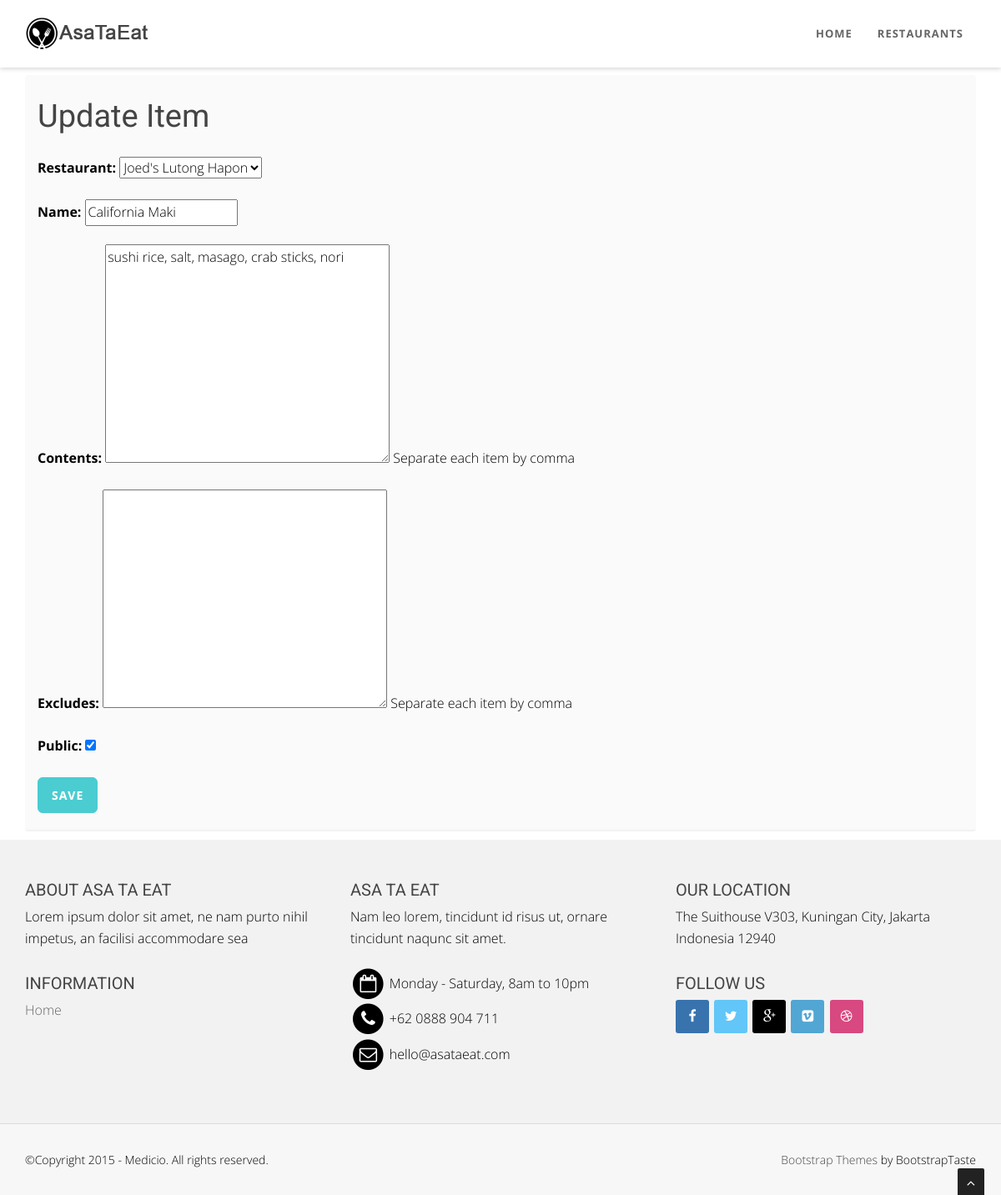
The page /items/1/edit/ (signed in) on the database as committed earlier.
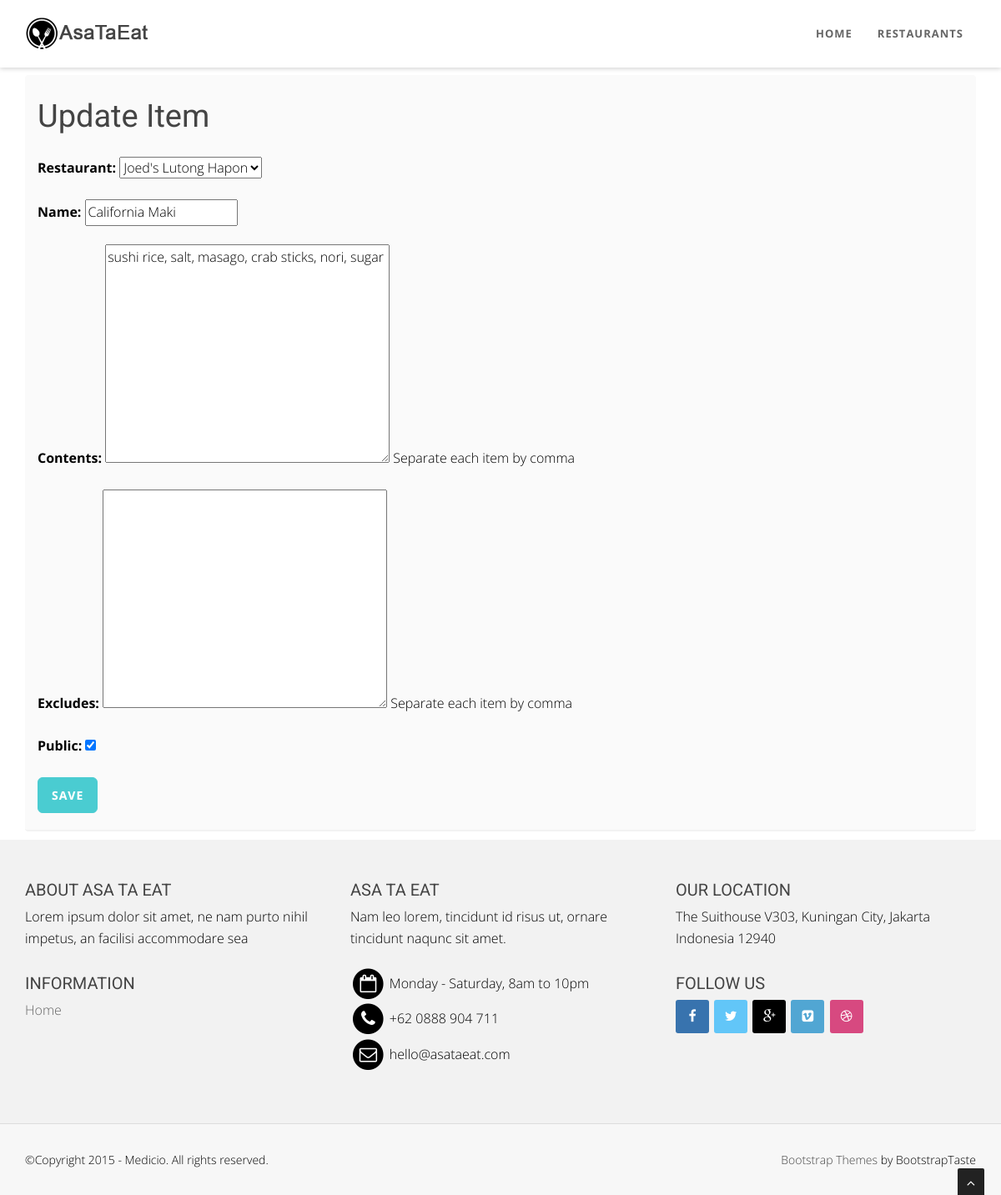
The same page on the database as committed later.
### menus/models.py (models this page shows, shortened)
class Item(models.Model):
    user        = models.ForeignKey(settings.AUTH_USER_MODEL)
    restaurant  = models.ForeignKey(RestaurantLocation)
    name        = models.CharField(max_length=120)
    contents    = models.TextField(help_text = 'Separate each item by comma')
    excludes    = models.TextField(blank=True, null=True, help_text = 'Separate each item by comma')
    public      = models.BooleanField(default=True)
    timestamp   = models.DateTimeField(auto_now_add=True)
    updated     = models.DateTimeField(auto_now=True)
    class Meta:
        ordering = ['-updated', '-timestamp']

### menus/views.py (the view, shortened to what this page needs)
# urls.py: url(r'^(?P<pk>\d+)/edit/$', ItemUpdateView.as_view(), name='edit'),
class ItemUpdateView(UpdateView, LoginRequiredMixin):
    form_class = ItemForm
    login_url = '/login/'
    template_name = 'form.html'
    def get_queryset(self):
        return Item.objects.filter(user=self.request.user)
    def get_form_kwargs(self):
        kwargs = super(ItemUpdateView, self).get_form_kwargs()
        kwargs['user'] = self.request.user
        return kwargs
    def get_context_data(self, **kwargs):
        context = super(ItemUpdateView, self).get_context_data(**kwargs)
        context['title'] = "Update Item"
        return context

### menus/forms.py
class ItemForm(forms.ModelForm):
    class Meta:
        model = Item
        fields = [
            'restaurant',
            'name',
            'contents',
            'excludes',
            'public'
        ]
    def __init__(self, user=None, *args, **kwargs):
        super(ItemForm, self).__init__(*args, **kwargs)
        self.fields['restaurant'].queryset = RestaurantLocation.objects.filter(owner=user)

### restaurants/models.py (called while the page is built)
    def __str__(self):
        return self.name

### templates/form.html (shortened to what this page needs)
{% extends "base.html" %}
{% block content %}
<section id="callaction" class="home-section paddingtop-90 paddingbot-10">
        <div class="container">
             <div class="row">
                 <div class="col-md-12">
                     <div class="callaction bg-gray">
                        <div class="row">
                            <h1>{{ title }}</h1>
                        </div>
                        <div class="row">
                            <form method="POST">
                                {{ form.as_p }}
                                <button type="submit" class="btn btn-skin  btn-lg">Save</button>
                            </form>
                        </div>
                     </div>
                 </div>
             </div>
         </div>
 </section
{% endblock content %}

Rows that differ between the two databases and show on the page:
changed Item "Joed's Lutong Hapon": contents "sushi rice, salt, masago, crab sticks, nori" → "sushi rice, salt, masago, crab sticks, nori, sugar"
